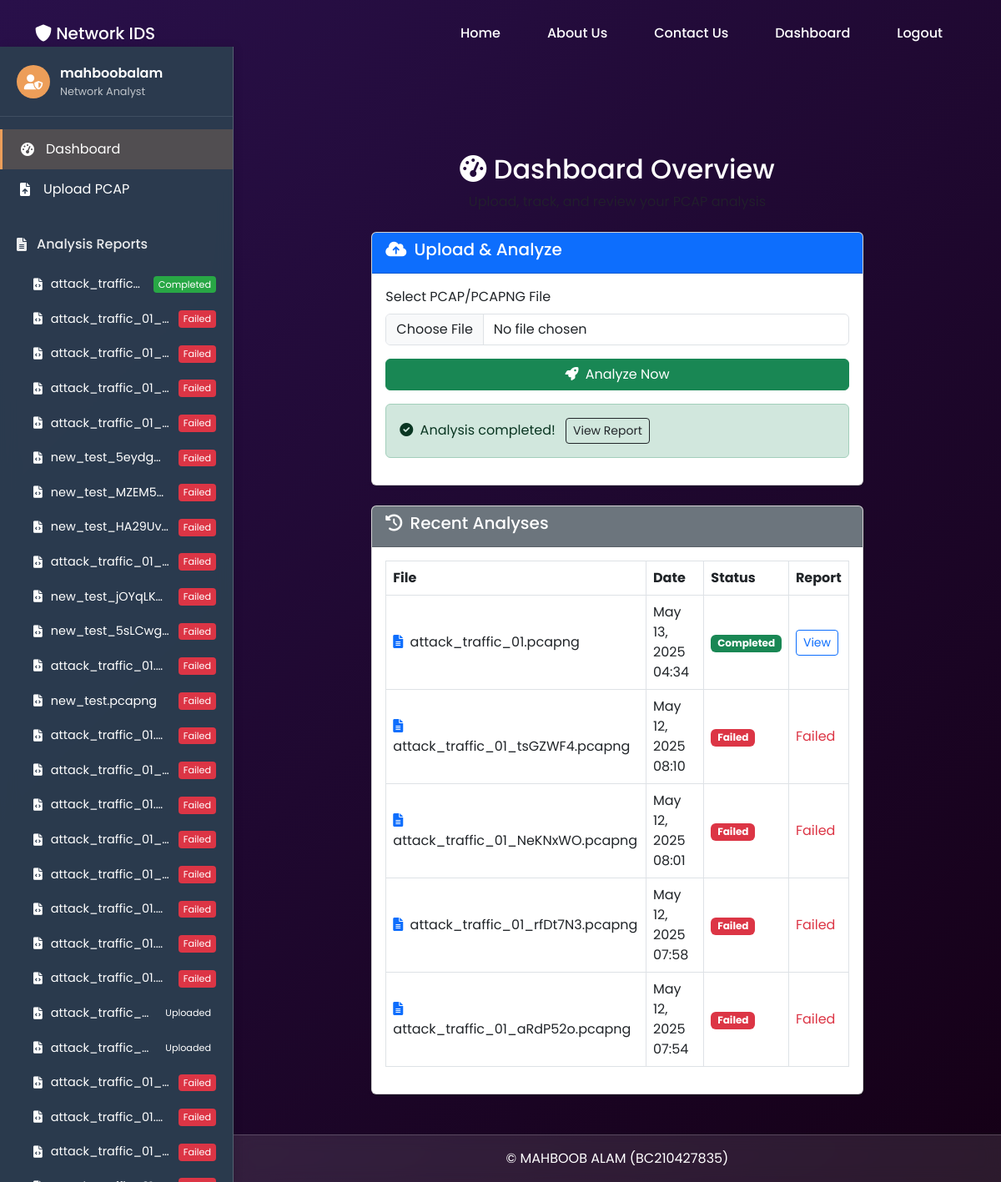
The page /dashboard/ (signed in) on the database its author committed.
### IDS/models.py (models this page shows, shortened)
class PcapFile(models.Model):
    STATUS_CHOICES = [
        ('uploaded', 'Uploaded'),
        ('processing', 'Processing'),
        ('completed', 'Completed'),
        ('failed', 'Failed'),
    ]
    PROGRESS_STAGES = [
        ('uploaded', 'File Uploaded'),
        ('converting', 'Converting PCAP to CSV'),
        ('preprocessing', 'Preprocessing Data'),
        ('predicting', 'Running Predictions'),
        ('saving', 'Saving Results'),
        ('completed', 'Completed'),
        ('failed', 'Failed'),
    ]
    user = models.ForeignKey(User, on_delete=models.CASCADE)
    file = models.FileField(upload_to='uploads/')
    uploaded_at = models.DateTimeField(auto_now_add=True)
    status = models.CharField(max_length=20, choices=STATUS_CHOICES, default='uploaded')
    progress_stage = models.CharField(
        max_length=20,
        choices=PROGRESS_STAGES,
        default='uploaded'
    )
    progress_message = models.CharField(
        max_length=200,
        blank=True,
        null=True,
        default='File uploaded successfully'
    )
    analysis_result = models.JSONField(null=True, blank=True)
    def filename(self):
        return self.file.name.split('/')[-1]

### IDS/views.py (the view, shortened to what this page needs)
# urls.py: path('dashboard/', views.dashboard, name='dashboard'),
@login_required
def dashboard(request):
    user_files = PcapFile.objects.filter(user=request.user).order_by('-uploaded_at')
    latest_file = user_files.first()
    return render(request, 'IDS/dashboard.html', {
        'user_files': user_files,
        'latest_file': latest_file,
        'upload_in_progress': latest_file and latest_file.status == 'processing',
        'analysis_completed': latest_file and latest_file.status == 'completed'
    })

### IDS/context_processors.py (called while the page is built)
def user_files(request):
    if request.user.is_authenticated:
        return {
            'user_files': PcapFile.objects.filter(
                user=request.user
            ).order_by('-uploaded_at').only(
                'id', 'file', 'uploaded_at', 'status',
                'progress_stage', 'progress_message'
            )[:10]  # Only show 10 most recent files
        }
    return {}  # Return empty dict for non-authenticated users

### IDS/templates/IDS/dashboard.html (shortened to what this page needs)
{% extends 'IDS/base.html' %}
{% load static %}
{% block content %}
<div class="container py-5">
    <div class="row">
        <div class="col-lg-8 mx-auto">
            <div class="text-center mb-4">
                <h2><i class="fas fa-tachometer-alt"></i> Dashboard Overview</h2>
                <p class="text-muted">Upload, track, and review your PCAP analysis</p>
            </div>
            <div class="card shadow-sm mb-4">
                <div class="card-header bg-primary text-white">
                    <h5><i class="fas fa-cloud-upload-alt me-1"></i> Upload & Analyze</h5>
                </div>
                <div class="card-body">
                    <form method="POST" enctype="multipart/form-data" id="uploadForm" class="mb-3">
                        <div class="mb-3">
                            <label for="fileInput" class="form-label">Select PCAP/PCAPNG File</label>
                            <input type="file" name="file" id="fileInput"
                                   class="form-control" accept=".pcap,.pcapng" required>
                        </div>
                        <button type="submit" class="btn btn-success w-100" id="analyzeBtn">
                            <i class="fas fa-rocket me-1"></i> Analyze Now
                        </button>
                    </form>
                    {% if analysis_completed %}
                    <div class="alert alert-success mt-3">
                        <i class="fas fa-check-circle me-1"></i> Analysis completed!
                        <a href="{% url 'analysis_report' latest_file.id %}" class="btn btn-sm btn-outline-dark ms-2">
                            View Report
                        </a>
                    </div>
                    {% endif %}
                </div>
            </div>
            <div class="card shadow-sm">
                <div class="card-header bg-secondary text-white">
                    <h5><i class="fas fa-history me-1"></i> Recent Analyses</h5>
                </div>
                <div class="card-body">
                    {% if user_files %}
                    <div class="table-responsive">
                        <table class="table table-bordered table-hover align-middle">
                            <thead>
                                <tr>
                                    <th>File</th>
                                    <th>Date</th>
                                    <th>Status</th>
                                    <th>Report</th>
                                </tr>
                            </thead>
                            <tbody>
                                {% for file in user_files|slice:":5" %}
                                <tr>
                                    <td><i class="fas fa-file-alt me-1 text-primary"></i> {{ file.filename }}</td>
                                    <td>{{ file.uploaded_at|date:"M d, Y H:i" }}</td>
                                    <td>
                                        <span class="badge
                                            {% if file.status == 'completed' %}bg-success
                                            {% elif file.status == 'processing' %}bg-warning
                                            {% elif file.status == 'failed' %}bg-danger
                                            {% else %}bg-secondary{% endif %}">
                                            {{ file.get_status_display }}
                                        </span>
                                    </td>
                                    <td>
                                        {% if file.status == 'completed' %}
                                        <a href="{% url 'analysis_report' file.id %}" class="btn btn-sm btn-outline-primary">
                                            View
                                        </a>
                                        {% elif file.status == 'failed' %}
                                        <span class="text-danger">Failed</span>
                                        {% else %}
                                        <span class="text-muted">Pending</span>
                                        {% endif %}
                                    </td>
                                </tr>
                                {% endfor %}
                            </tbody>
                        </table>
                    </div>
                    {% else %}
                    <p class="text-muted text-center">No uploads found yet.</p>
                    {% endif %}
                </div>
            </div>
        </div>
    </div>
</div>
{% endblock %}

### IDS/templates/IDS/base.html (shortened to what this page needs)
{% load static %}
<!DOCTYPE html>
<html lang="en">
<head>
    <link href="https://cdn.jsdelivr.net/npm/bootstrap@5.3.0/dist/css/bootstrap.min.css" rel="stylesheet">
    <link rel="stylesheet" href="https://cdnjs.cloudflare.com/ajax/libs/font-awesome/6.0.0/css/all.min.css">
    <link rel="stylesheet" href="{% static 'css/custom.css' %}">
</head>
<body class="{% if user.is_authenticated %}has-sidebar{% endif %}">
    <nav class="navbar navbar-expand-lg navbar-dark">
        <div class="container">
            <a class="navbar-brand" href="{% url 'home' %}">
                <i class="fas fa-shield-alt"></i> Network IDS
            </a>
            <div class="collapse navbar-collapse" id="navbarNav">
                <ul class="navbar-nav ms-auto">
                    <li class="nav-item"><a class="nav-link" href="{% url 'home' %}">Home</a></li>
                    <li class="nav-item"><a class="nav-link" href="{% url 'about_us' %}">About Us</a></li>
                    <li class="nav-item"><a class="nav-link" href="{% url 'contact_us' %}">Contact Us</a></li>
                    {% if user.is_authenticated %}
                        <li class="nav-item"><a class="nav-link" href="{% url 'dashboard' %}">Dashboard</a></li>
                        <li class="nav-item"><a class="nav-link" href="{% url 'logout' %}">Logout</a></li>
                    {% else %}
                        <li class="nav-item"><a class="nav-link" href="{% url 'login' %}">Login</a></li>
                        <li class="nav-item"><a class="nav-link" href="{% url 'register' %}">Register</a></li>
                    {% endif %}
                </ul>
            </div>
        </div>
    </nav>
    {% if user.is_authenticated %}
    <div class="app-sidebar">
        <div class="sidebar-header">
            <div class="user-profile">
                <div class="avatar">
                    <i class="fas fa-user-shield"></i>
                </div>
                <div class="user-info">
                    <span class="username">{{ user.username }}</span>
                    <small class="role">Network Analyst</small>
                </div>
            </div>
        </div>
        <nav class="sidebar-nav">
            <a href="{% url 'dashboard' %}" class="nav-item {% if request.resolver_match.url_name == 'dashboard' %}active{% endif %}">
                <i class="fas fa-tachometer-alt"></i>
                <span>Dashboard</span>
            </a>
            <a href="{% url 'file_upload' %}" class="nav-item {% if request.resolver_match.url_name == 'file_upload' %}active{% endif %}">
                <i class="fas fa-file-upload"></i>
                <span>Upload PCAP</span>
            </a>
            <div class="nav-section">
                <div class="section-header">
                    <i class="fas fa-file-alt"></i>
                    <span>Analysis Reports</span>
                </div>
                <div class="section-content">
                    {% if user_files %}
                        {% for file in user_files %}
                        <a href="{% url 'analysis_report' file.id %}" class="report-item {% if file.id == current_file.id %}active{% endif %}">
                            <i class="fas fa-file-code"></i>
                            <span class="filename">{{ file.filename|truncatechars:20 }}</span>
                            <span class="status-badge {{ file.status }}">
                                {% if file.progress_stage == 'failed' %}
                                    Failed
                                {% else %}
                                    {{ file.get_status_display }}
                                {% endif %}
                            </span>
                        </a>
                        {% endfor %}
                    {% else %}
                        <div class="empty-reports">
                            <i class="fas fa-inbox"></i>
                            <span>No reports yet</span>
                        </div>
                    {% endif %}
                </div>
            </div>
        </nav>
    </div>
    {% endif %}
    <main class="app-content {% if user.is_authenticated %}with-sidebar{% endif %}">
        {% block content %}{% endblock %}
    </main>
    <footer class="{% if user.is_authenticated %}with-sidebar{% endif %}">
        <div class="container">
            <p class="mb-0">&copy; MAHBOOB ALAM (BC210427835)</p>
        </div>
    </footer>
</body>
</html>

### IDS/static/css/custom.css (style rules this page uses)
:root { --primary-color: #ED9E59; --secondary-color: #522C5D; --glass-background: rgba(255, 255, 255, 0.1); --glass-border: rgba(255, 255, 255, 0.2); --glass-shadow: 0 8px 32px 0 rgba(31, 38, 135, 0.37); --blur-effect: blur(10px); --text-color: #0B1B32; --light-text-color: #fff; --font-family: 'Poppins', sans-serif; --sidebar-width: 280px; }
body { font-family: var(--font-family); background: linear-gradient(135deg, #29104A 0%, #150016 100%); color: var(--light-text-color); margin: 0; padding: 0; min-height: 100vh; }
.navbar-brand, .nav-link { color: var(--light-text-color) !important; font-weight: 500; }
body.has-sidebar { display: flex; flex-direction: column; }
.app-sidebar { width: var(--sidebar-width); background: rgba(44, 62, 80, 0.9); backdrop-filter: var(--blur-effect); color: white; position: fixed; top: 0; bottom: 0; left: 0; z-index: 1000; overflow-y: auto; border-right: 1px solid var(--glass-border); }
.sidebar-header { padding: 20px; border-bottom: 1px solid rgba(255,255,255,0.1); }
.user-profile { display: flex; align-items: center; gap: 12px; }
.avatar { width: 40px; height: 40px; border-radius: 50%; background: var(--primary-color); display: flex; align-items: center; justify-content: center; font-size: 18px; }
.user-info { display: flex; flex-direction: column; }
.username { font-weight: 600; }
.role { opacity: 0.7; font-size: 0.8rem; }
.sidebar-nav { padding: 15px 0; }
.nav-item { display: flex; align-items: center; padding: 12px 20px; color: white; text-decoration: none; transition: all 0.2s; gap: 12px; }
.nav-item.active { background: rgba(237, 158, 89, 0.2); border-left: 3px solid var(--primary-color); }
.nav-item i { width: 20px; text-align: center; }
.nav-section { margin-top: 20px; }
.section-header { padding: 10px 20px; display: flex; align-items: center; gap: 12px; font-weight: 500; opacity: 0.9; }
.section-content { padding: 5px 0; }
.report-item { display: flex; align-items: center; padding: 10px 20px 10px 40px; color: white; text-decoration: none; gap: 10px; font-size: 0.9rem; position: relative; }
.filename { flex: 1; white-space: nowrap; overflow: hidden; text-overflow: ellipsis; }
.status-badge { font-size: 0.7rem; padding: 2px 6px; border-radius: 4px; }
.status-badge.completed { background: #28a745; }
.status-badge.failed { background: #dc3545; }
.app-content { margin-left: 0; transition: all 0.3s; min-height: 100vh; display: flex; flex-direction: column; }
.app-content.with-sidebar { margin-left: var(--sidebar-width); width: calc(100% - var(--sidebar-width)); }
footer { background: var(--glass-background); backdrop-filter: var(--blur-effect); border-top: 1px solid var(--glass-border); color: var(--light-text-color); text-align: center; padding: 1rem 0; }
footer.with-sidebar { margin-left: var(--sidebar-width); width: calc(100% - var(--sidebar-width)); }
.app-sidebar { width: 280px; background: rgba(44, 62, 80, 0.95); backdrop-filter: blur(10px); position: fixed; top: 56px; bottom: 0; left: 0; z-index: 1000; overflow-y: auto; color: white; box-shadow: 2px 0 10px rgba(0,0,0,0.1); transform: translateX(0); transition: transform 0.3s ease; }
.app-content.with-sidebar { margin-left: 280px; padding-top: 56px; }
footer.with-sidebar { margin-left: 280px; }

### rows shown on the page
PcapFile: filename "attack_traffic…", status "Completed", filename "attack_traffic_01.pcapng", uploaded_at "May 13, 2025 04:34", shows "View"
PcapFile: filename "attack_traffic_01_…", progress_stage "Failed", filename "attack_traffic_01_tsGZWF4.pcapng", uploaded_at "May 12, 2025 08:10", status "Failed"
PcapFile: filename "attack_traffic_01_…", progress_stage "Failed", filename "attack_traffic_01_NeKNxWO.pcapng", uploaded_at "May 12, 2025 08:01", status "Failed"
PcapFile: filename "attack_traffic_01_…", progress_stage "Failed", filename "attack_traffic_01_rfDt7N3.pcapng", uploaded_at "May 12, 2025 07:58", status "Failed"
PcapFile: filename "attack_traffic_01_…", progress_stage "Failed", filename "attack_traffic_01_aRdP52o.pcapng", uploaded_at "May 12, 2025 07:54", status "Failed"
PcapFile: filename "new_test_5eydg…", progress_stage "Failed"
PcapFile: filename "new_test_MZEM5…", progress_stage "Failed"
PcapFile: filename "new_test_HA29Uv…", progress_stage "Failed"
PcapFile: filename "attack_traffic_01_…", progress_stage "Failed"
PcapFile: filename "new_test_jOYqLK…", progress_stage "Failed"
PcapFile: filename "new_test_5sLCwg…", progress_stage "Failed"
PcapFile: filename "attack_traffic_01.p…", progress_stage "Failed"
PcapFile: filename "new_test.pcapng", progress_stage "Failed"
PcapFile: filename "attack_traffic_01.p…", progress_stage "Failed"
PcapFile: filename "attack_traffic_01_…", progress_stage "Failed"
PcapFile: filename "attack_traffic_01.p…", progress_stage "Failed"
PcapFile: filename "attack_traffic_01_…", progress_stage "Failed"
PcapFile: filename "attack_traffic_01_…", progress_stage "Failed"
PcapFile: filename "attack_traffic_01.p…", progress_stage "Failed"
PcapFile: filename "attack_traffic_01.p…", progress_stage "Failed"
PcapFile: filename "attack_traffic_01.p…", progress_stage "Failed"
PcapFile: filename "attack_traffic_…", status "Uploaded"
PcapFile: filename "attack_traffic_…", status "Uploaded"
PcapFile: filename "attack_traffic_01_…", progress_stage "Failed"
PcapFile: filename "attack_traffic_01.p…", progress_stage "Failed"
PcapFile: filename "attack_traffic_01_…", status "Failed"

### other values the page prints
{{ user.username }} "mahboobalam"
